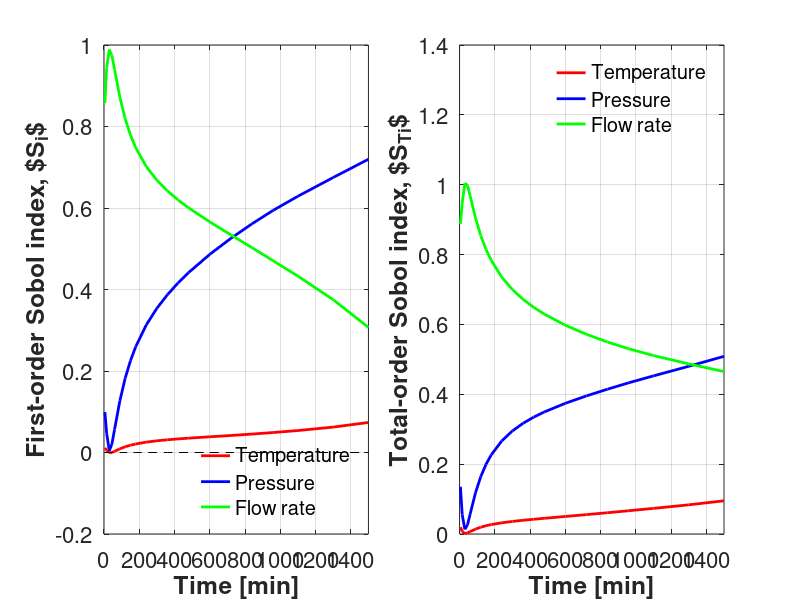
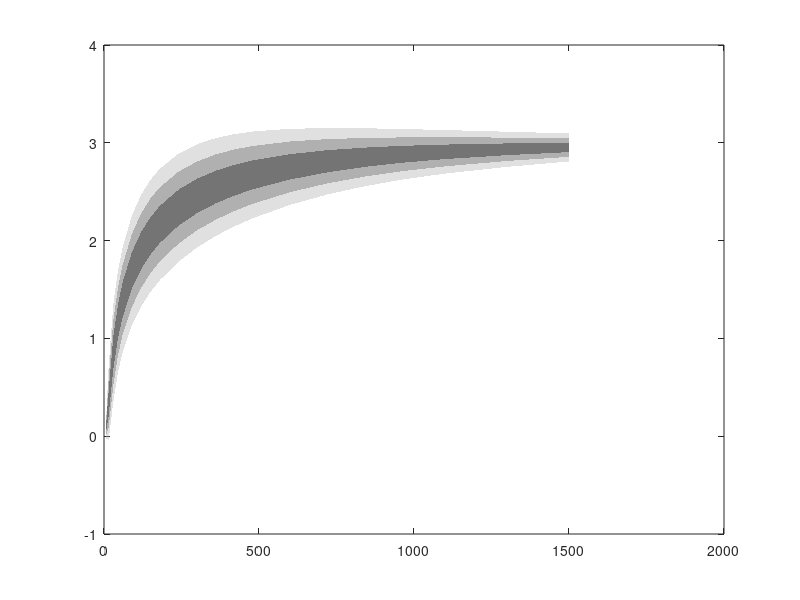

Write the MATLAB code that produced these figures, in order. (Note: this script raises an error after producing the figures.)
% Visualize Sobol Sensitivity Analysis Results
% This script creates comprehensive visualizations of sensitivity indices evolution

clear; close all; clc;

%% Data Entry
load GSA_results_N32768_2025-12-23_06-18

time = results.time_points';

S1_T = results.first_order(:,1);
S1_P = results.first_order(:,2);
S1_F = results.first_order(:,3);

ST_T = results.total_order(:,1);
ST_P = results.total_order(:,2);
ST_F = results.total_order(:,3);

mean_yield = results.output_mean;
std_yield  = results.output_std;

sum_S1     = results.sum_S;
sum_ST     = results.sum_ST;

%%
%load GSA_results_N10000_2025-12-12_16-06

%%
%{
% Time points [min]
time = [5, 15, 30, 60, 90, 120, 150, 240, 300, 450, 600, 750, 900, 1200, 1500, 2000]';

% First-order Sobol indices
S1_T = [-0.0214, -0.0276, -0.0282, -0.0095, 0.0076, 0.0203, 0.0303, ...
        0.0521, 0.0635, 0.0884, 0.1123, 0.1369, 0.1630, 0.2208, ...
        0.2893, 0.4398]';  % Temperature
S1_P = [0.0742, 0.0224, -0.0276, 0.0085, 0.0678, 0.1162, 0.1546, ...
        0.2354, 0.2743, 0.3514, 0.4174, 0.4808, 0.5441, 0.6712, ...
        0.7937, 0.9533]';  % Pressure
S1_F = [0.8467, 0.9413, 0.9995, 0.9615, 0.9003, 0.8534, 0.8189, ...
        0.7579, 0.7360, 0.7092, 0.7000, 0.6972, 0.6961, 0.6895, ...
        0.6687, 0.5832]';  % Flow rate

%S1_T = max(0,S1_T);
%S1_F = max(0,S1_F);
%S1_P = max(0,S1_P);

% Total-order Sobol indices
ST_T = [0.0195, 0.0068, 0.0016, 0.0067, 0.0137, 0.0191, 0.0232, ...
        0.0314, 0.0352, 0.0425, 0.0490, 0.0557, 0.0627, 0.0780, ...
        0.0949, 0.1256]';  % Temperature
ST_P = [0.1355, 0.0553, 0.0137, 0.0561, 0.1152, 0.1608, 0.1953, ...
        0.2614, 0.2893, 0.3361, 0.3690, 0.3965, 0.4219, 0.4700, ...
        0.5165, 0.5899]';  % Pressure
ST_F = [0.9064, 0.9678, 1.0282, 0.9883, 0.9227, 0.8702, 0.8294, ...
        0.7480, 0.7122, 0.6505, 0.6082, 0.5754, 0.5482, 0.5045, ...
        0.4706, 0.4290]';  % Flow rate

% Output statistics
mean_yield = [0.0213, 0.3364, 0.8522, 1.3949, 1.6970, 1.9004, 2.0502, ...
              2.3378, 2.4585, 2.6475, 2.7553, 2.8234, 2.8689, 2.9235, ...
              2.9529, 2.9773]';
std_yield = [0.0125, 0.1262, 0.1667, 0.1794, 0.1874, 0.1911, 0.1918, ...
             0.1849, 0.1767, 0.1530, 0.1299, 0.1096, 0.0924, 0.0660, ...
             0.0477, 0.0286]';

% Sum of indices
sum_S1 = [0.8995, 0.9361, 0.9437, 0.9605, 0.9757, 0.9900, 1.0039, ...
          1.0454, 1.0738, 1.1489, 1.2297, 1.3150, 1.4031, 1.5815, ...
          1.7517, 1.9763]';
sum_ST = [1.0613, 1.0299, 1.0435, 1.0512, 1.0516, 1.0500, 1.0478, ...
          1.0408, 1.0366, 1.0292, 1.0262, 1.0276, 1.0327, 1.0526, ...
          1.0820, 1.1444]';
%}

%% Calculate confidence bounds
% Using ±1σ (68% confidence)
upper_1sigma = mean_yield + std_yield;
lower_1sigma = mean_yield - std_yield;

% Using ±2σ (95% confidence)
upper_2sigma = mean_yield + 2*std_yield;
lower_2sigma = mean_yield - 2*std_yield;

% Using ±3σ (99.7% confidence)
upper_3sigma = mean_yield + 3*std_yield;
lower_3sigma = mean_yield - 3*std_yield;

%% Figure 1: First-order Sobol indices evolution
figure('Position', [100, 100, 1200, 500]);

subplot(1,2,1)
plot(time, S1_T, 'r', 'LineWidth', 2, 'MarkerSize', 6, 'DisplayName', 'Temperature'); hold on;
plot(time, S1_P, 'b', 'LineWidth', 2, 'MarkerSize', 6, 'DisplayName', 'Pressure');
plot(time, S1_F, 'g', 'LineWidth', 2, 'MarkerSize', 6, 'DisplayName', 'Flow rate');
plot(time, zeros(size(time)), 'k--', 'LineWidth', 0.5, 'HandleVisibility', 'off');
xlabel('Time [min]', 'FontSize', 14, 'FontWeight', 'bold');
ylabel('First-order Sobol index, $S_i$', 'FontSize', 14, 'FontWeight', 'bold');
%title('First-order Sensitivity Indices', 'FontSize', 14, 'FontWeight', 'bold');
legend('Location', 'southeast', 'FontSize', 14); legend box off
grid on;
set(gca, 'FontSize', 16);
xlim([0, max(time)]);

subplot(1,2,2)

plot(time, ST_T, 'r', 'LineWidth', 2, 'MarkerSize', 6, 'DisplayName', 'Temperature'); hold on;
plot(time, ST_P, 'b', 'LineWidth', 2, 'MarkerSize', 6, 'DisplayName', 'Pressure');
plot(time, ST_F, 'g', 'LineWidth', 2, 'MarkerSize', 6, 'DisplayName', 'Flow rate');
xlabel('Time [min]', 'FontSize', 14, 'FontWeight', 'bold');
ylabel('Total-order Sobol index, $S_{Ti}$', 'FontSize', 14, 'FontWeight', 'bold');
%title('Evolution of Total-order Sensitivity Indices', 'FontSize', 10, 'FontWeight', 'bold');
legend('Location', 'northeast', 'FontSize', 12); legend box off;
grid on;
set(gca, 'FontSize', 16);
xlim([0, max(time)]);
exportgraphics(figure(1),['Sobol.png'], "Resolution",500); close all

%% Figure 2: Multiple confidence levels
figure('Position', [120, 120, 1000, 600]);

% Plot 3σ (outermost, lightest)
fill([time; flipud(time)], [upper_3sigma; flipud(lower_3sigma)], ...
    [0.7 0.7 0.7], 'EdgeColor', 'none', 'FaceAlpha', 0.4); hold on;

% Plot 2σ (middle)
fill([time; flipud(time)], [upper_2sigma; flipud(lower_2sigma)], ...
    [0.5 0.5 0.5], 'EdgeColor', 'none', 'FaceAlpha', 0.5);

% Plot 1σ (innermost, darkest)
fill([time; flipud(time)], [upper_1sigma; flipud(lower_1sigma)], ...
    [0.3 0.3 0.3], 'EdgeColor', 'none', 'FaceAlpha', 0.6);

% Plot mean yield curve
yyaxis left
plot(time, mean_yield, 'k-', 'LineWidth', 3, 'Color', [0 0 0]);
plot(time, mean_yield, 'ko', 'MarkerSize', 8, 'MarkerFaceColor', [0 0 0], ...
    'MarkerEdgeColor', [0 0 0])

% Formatting
xlabel('Time [min]', 'FontSize', 14, 'FontWeight', 'bold');
ylabel('Yield [g]', 'FontSize', 14, 'FontWeight', 'bold');

xlim([0, max(time)*1.02]);
ylim([0, max(upper_3sigma)*1.1]);

yyaxis right
plot(time, std_yield, 'b', 'LineWidth', 3)
ylabel('$\sigma$', 'FontSize', 14, 'FontWeight', 'bold');

%title('Extraction Yield with Multiple Confidence Levels', 'FontSize', 16, 'FontWeight', 'bold');
legend('99.7\% CI', '95\% CI', '68\% CI', ...
    'Mean yield [g]', '','$\sigma$' ,'Location', 'east', 'FontSize', 14); legend box off;
grid on;
set(gca, 'FontSize', 16, 'LineWidth', 1.5);
exportgraphics(figure(1),['CI.png'], "Resolution",500); close all

%% Figure 4: Interaction effects
figure('Position', [160, 160, 1000, 600]);

interaction = ST_T - S1_T;  % Temperature interactions
interaction_P = ST_P - S1_P;  % Pressure interactions
interaction_F = ST_F - S1_F;  % Flow rate interactions

plot(time, interaction, 'r-o', 'LineWidth', 2, 'MarkerSize', 6, 'DisplayName', 'Temperature'); hold on;
plot(time, interaction_P, 'b-s', 'LineWidth', 2, 'MarkerSize', 6, 'DisplayName', 'Pressure');
plot(time, interaction_F, 'g-^', 'LineWidth', 2, 'MarkerSize', 6, 'DisplayName', 'Flow rate');
plot(time, zeros(size(time)), 'k--', 'LineWidth', 0.5, 'HandleVisibility', 'off');
xlabel('Time [min]', 'FontSize', 14, 'FontWeight', 'bold');
ylabel('Interaction index ($S_{Ti} - S_i$)', 'FontSize', 14, 'FontWeight', 'bold');
title('Parameter Interaction Effects', 'FontSize', 14, 'FontWeight', 'bold');
legend('Location', 'best', 'FontSize', 14); legend Box off;
grid on;
set(gca, 'FontSize', 16);
xlim([0, max(time)]);
exportgraphics(figure(1),['Interaction_effects.png'], "Resolution",500); close all

%% Save figures
% Uncomment to save figures
% print(1, 'sobol_first_order', '-dpng', '-r300');
% print(2, 'sobol_total_order', '-dpng', '-r300');
% print(3, 'sobol_stacked_area', '-dpng', '-r300');
% print(4, 'sobol_interactions', '-dpng', '-r300');
% print(5, 'sobol_sum_indices', '-dpng', '-r300');
% print(6, 'sobol_output_stats', '-dpng', '-r300');
% print(7, 'sobol_key_timepoints', '-dpng', '-r300');
% print(8, 'sobol_dashboard', '-dpng', '-r300');

fprintf('Visualization complete!\n');
